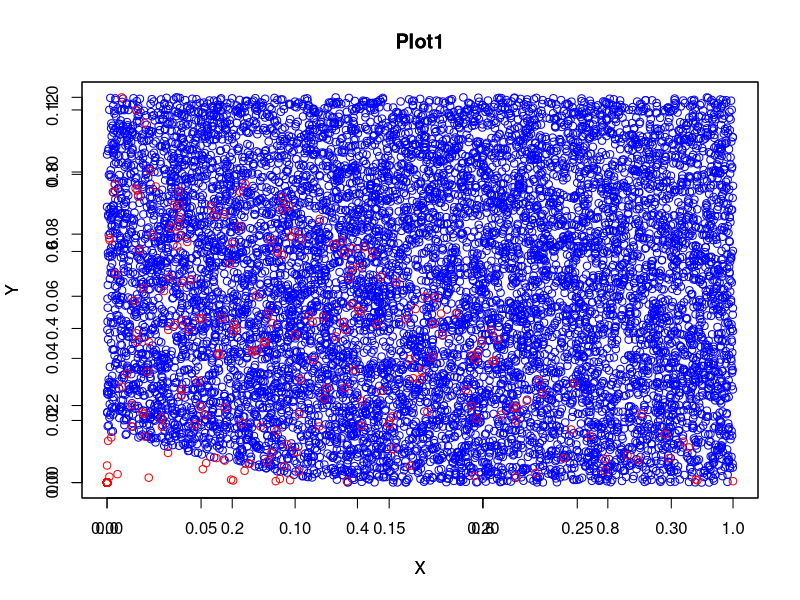

R code for this plot:
#########################################################
## Stat 202A - Homework 6
## Author: Peter Racioppo
## Date: 11/11/2019
## Description: See CCLE
#########################################################

#############################################################
## INSTRUCTIONS: Please fill in the missing lines of code
## only where specified. Do not change function names, 
## function inputs or outputs. You can add examples at the
## end of the script (in the "Optional examples" section) to 
## double-check your work, but MAKE SURE TO COMMENT OUT ALL 
## OF YOUR EXAMPLES BEFORE SUBMITTING.
##
## Very important: Do not use the function "setwd" anywhere
## in your code. If you do, I will be unable to grade your 
## work since R will attempt to change my working directory
## to one that does not exist.
#############################################################

##################################
## Function 1: QR decomposition ##
##################################

myQR <- function(A){
  
  ## Perform QR decomposition on the matrix A
  ## Input: 
  ## A, an n x m matrix
  
  ########################
  ## FILL IN CODE BELOW ##
  ########################  
  
  n = dim(A)[1]
  m = dim(A)[2]
  
  ## Choose Decomposition Method:
  ## 1 for Givens Rotations
  ## 2 for Householder Reflections
  method = 2
  
  if(method == 1){
    ## Using Givens Rotations:
    
    ## Computes the hypotenuse robustly:
    hypot <- function(a,b){
      x = max(abs(a), abs(b))
      y = min(abs(a), abs(b))
      if(x == 0){return(0)}
      t = y/x
      r = x*sqrt(1+t**2)
      return(r)
    }
    
    # Computes Givens Rotation Matrix:
    givens <- function(a,b){
      r = hypot(a,b)
      c = a/r
      s = -b/r
      Qi = matrix(c(c,-s,s,c), nrow = 2, ncol= 2)
      return(Qi)
    }
    
    # Performs QR Decomposition:
    Q = diag(n)
    R = A
    I = diag(n)
    for(j in 1:m){
      for(i in n:-1:(j+1)){
        Gi_t = givens(R[(i-1),j],R[i,j]) # Givens submatrix
        Gi = I # Initialize full Givens matrix
        Gi[(i-1):i,(i-1):i] = Gi_t # Insert 2x2 Givens submatrix
        Ri = matrix(c(R[(i-1),j],R[i,j])) # 2x1 vector to rotate
        R = sign(Ri[1])*round(t(Gi)%*%R,4) # Update R
        Q = round(Q%*%Gi,4) # Update Q
      }
    }
  }
  
  if(method == 2){
    ## Using Householder Reflections:
    R = A # Initialize R
    Q = diag(n) # Initialize Q
    Z = diag(n)*0 # Zero matrix
    
    for(i in 1:min(n,m)){
      xi = matrix(R[i:n,i]) # Lower triangular part of ith column of A
      Ii = diag(length(xi)) # Identity matrix of dimension n+1-i
      xi_n = norm(xi, type="2") # 2-norm of xi
      e1 = matrix(Ii[,1]) # Unit vector with 1 in first entry
      vi_t = xi + sign(xi[1])*xi_n*e1 # ith Householder vector
      c = 2/c(t(vi_t)%*%vi_t) # Constant
      Hi_t = Ii - c*vi_t%*%t(vi_t) # Householder reflection
      Hi = Z # Initialize Hi
      Hi[i:n,i:n] = Hi_t # Nest Hi_tilda in lower right of H_i
      if(i>1){
        Hi[1:i-1,1:i-1] = diag(i-1) # Set upper left of Hi to identity
      }
      Q = Q%*%Hi # Update Q
      R = Hi%*%R # Update R
    }
  }
  
  ## Function should output a list with Q.transpose and R
  ## Q is an orthogonal n x n matrix
  ## R is an upper triangular n x m matrix
  ## Q and R satisfy the equation: A = Q %*% R
  return(list("Q" = t(Q), "R" = R))
  
}

###############################################
## Function 2: Linear regression based on QR ##
###############################################

myLM <- function(X, Y){
  
  ## Perform the linear regression of Y on X
  ## Input: 
  ## X is an n x p matrix of explanatory variables
  ## Y is an n dimensional vector of responses
  ## Use myQR inside of this function
  
  ########################
  ## FILL IN CODE BELOW ##
  ########################  
  
  n = dim(X)[1] # Number of rows of data matrix
  p = dim(X)[2] # Number of columns of data matrix
  
  X_list = myQR(X) # Compute QR decomposition of X
  Q_t = X_list$Q # Get Q matrix
  R = X_list$R   # Get R matrix
  
  # We must solve R*b = Q_t*Y:
  RHS = Q_t%*%Y # Right-hand-side
  
  beta_ls = c(1:p)*0 # Initialize beta_ls
  beta_ls[p] = RHS[p]/R[p,p] # Last element of beta_ls
  # Compute elements of beta_ls from bottom up:
  for(i in (p-1):-1:1){
    beta_ls[i] = (RHS[i] - R[i,(i+1):p]%*%beta_ls[(i+1):p])/R[i,i]
  }
  
  ## Function returns the 1 x p vector beta_ls, notice this version do not add intercept.
  ## the least squares solution vector
  return(beta_ls)
  
}

######################################
## Function 3: Logistic regression  ##
######################################

## Expit/sigmoid function
expit <- function(x){
  1 / (1 + exp(-x))
}

myLogisticSolution <- function(X, Y){
  
  ########################
  ## FILL IN CODE BELOW ##
  ########################
  
  num_iter = 20 # Number of iterations
  m = dim(X)[1] # Number of rows of X
  ones = matrix(1, m, 1) # One vector
  X = cbind(ones,X) # Append one vector
  n = dim(X)[2] # Number of columns of X
  
  beta = matrix(0, n, 1) # Initialize weight matrix
  # Initialize loss function vector:
  L_vec = matrix(0, 1, num_iter)
  # Run Newton-Raphson:
  # beta_i+1 = beta_i + (t(X)*Vm*X)^-1 * (t(X)*(Y-p))
  for(i in 1:num_iter){
    p = expit(X%*%beta) # Probability
    Vm = diag(c(p*(1-p))) # Variance matrix
    M = t(X)%*%Vm%*%X
    xtyp = t(X)%*%(Y-p)
    
    # Use QR function to invert M:
    # M^-1 = R^-1 %*% Q_t
    M_list = myQR(M) # Compute QR decomposition of M
    Q_t = M_list$Q # Get Q matrix
    R = M_list$R   # Get R matrix
    Rt = t(R) # R transpose
    Rt_inv = Rt*0 # Initialize R transpose inverse
    # Compute R transpose inverse:
    for(k in 1:n){
      Rt_inv[k,k] = 1/Rt[k,k]
      if(k<n){
        for(i in (k+1):n){
          Rt_inv[i,k] = -Rt[i,k:(i-1)]%*%Rt_inv[k:(i-1),k]/Rt[i,i]
        }
      }
    }
    R_inv = t(Rt_inv) # R inverse
    M_inv = R_inv%*%Q_t # M inverse
    beta_m = beta # Weight matrix before update
    beta = beta + M_inv%*%xtyp # Update weight matrix
    L = t(log(p))%*%Y + t(log(1-p))%*%(1-Y) # Loss at ith step
    L_vec[i] = L # Append loss at ith step to vector
  }
  
  # beta = beta[-1] # Evidently, we don't want the intercept
  return(beta)
}

###################################################
## Function 4: Adaboost  ##
###################################################

myAdaboost <- function(x1, x2, y){
  
  ## Expit/sigmoid function
  expit <- function(x){
    1 / (1 + exp(-x))
  }
  
  ## Calculate Gradient
  grad <- function(X,Y,W,b){
    m = dim(X)[1]
    ones = matrix(1, 1, m) # One vector
    p = expit(X%*%W + b) # Probability
    db = as.numeric((1/m)*ones%*%(p-Y)) # Gradient
    return(db)
  }
  
  ## Gradient Descent
  gradient_descent <- function(X,Y,W,b,l_rate,num_iter){
    for(i in 1:num_iter){
      db = grad(X,Y,W,b) # Gradient at ith step
      bm = b # Save b value
      b = b - l_rate*db # Update b value
      # If change in b falls below tolerance, break
      if(abs(b-bm)<0.001){
        # print(i)
        # print("break")
        break
      }
    }
    return(b)
  }
  
  ## Create a random ensemble of weak classifiers:
  ensemble <- function(X,Y,range,n_ensmb){
    bt_vec = runif(n_ensmb)*range # Generate random y-intercept values
    # Generate random slopes:
    Wt_vec = matrix(c(runif(n_ensmb*2)),nrow=n_ensmb,ncol=2)
    for(i in 1:n_ensmb){
      # Run gradient descent on the y-intercept value:
      bt = bt_vec[i]
      Wt = Wt_vec[i,]
      bt = gradient_descent(X,Y,Wt,bt,l_rate,num_iter)
      Wt_vec[i,] = Wt
      bt_vec[i] = bt
    }
    alpha = matrix(1, 1, n_ensmb)/n_ensmb
    Ct = list("W_vec"=Wt_vec,"b_vec"=bt_vec,"alpha"=alpha)
    return(Ct)
  }
  
  ## Predict class
  predict <- function(X,Y,C){
    W_vec = C$W_vec
    b_vec = C$b_vec
    alpha = C$alpha
    n_m = length(alpha)
    p = 0
    for(i in 1:n_m){
      W = W_vec[i,]
      b = b_vec[i]
      p = p + expit(X%*%W + b)*alpha[i] # Probability
    }
    p = p/sum(alpha)
    Yp <- as.integer(p >= 0.5) # Choose majority probability
    Yp = 2*Yp - 1 # Change Yp to have 1s or -1s
    return(Yp)
  }
  
  ## Exponential Loss Function
  L_exp <- function(X,Y,C,At,s=1){
    alpha = C$alpha
    n_m = length(alpha)+1
    Yp = predict(X,Y,C)
    arg = -Yp*Y
    if(n_m==1){
      w = 1
    }
    if(n_m>1){
      w_vec = exp(arg)
      if(s==1){
        Yt = predict(X,Y,At)
        Yt = (Yt+1)/2
        Y = (Y+1)/2
        mask = abs(Y-Yt) # Zeros where they're the same
        Y = 2*Y - 1
        w_vec = w_vec*mask
      }
      w = sum(w_vec)
    }
    return(w)
  }
  
  ## Choose the weak classifier that minimizes the total weighted error
  Choose <- function(X,Y,C,Ct){
    Wt_vec = Ct$W_vec
    bt_vec = Ct$b_vec
    alpha_t = Ct$alpha
    n_r = length(alpha_t)
    w_vec = matrix(0,1,n_r)
    for(i in 1:n_r){
      Wt = matrix(Wt_vec[i,],nrow=1,ncol=2)
      bt = bt_vec[i]
      At = list("W_vec"=Wt,"b_vec"=bt,"alpha"=1)
      w = L_exp(X,Y,C,At)
      w_vec[i] = w
    }
    argmin = which.min(w_vec)
    Wt = matrix(Wt_vec[argmin,],nrow=1,ncol=2)
    bt = bt_vec[argmin]
    At = list("W_vec"=Wt,"b_vec"=bt,"alpha"=1)
    return(At)
  }
  
  ## Calculate the new weight
  New_Weight <- function(X,Y,C,At){
    num = L_exp(X,Y,C,At)
    denom = L_exp(X,Y,C,At,s=0)
    eps_m = num/denom
    alpha_m = (1/2)*log((1-eps_m)/eps_m)
    print(alpha_m)
    return(alpha_m)
  }
  
  ## Update Classifier
  Update_Classifier <- function(X,Y,C,At){
    alpha_m = as.numeric(New_Weight(X,Y,C,At))
    if(alpha_m>0){
      Wt_vec = At$W_vec
      bt_vec = At$b_vec
      W_vec = C$W_vec
      b_vec = C$b_vec
      alpha = C$alpha
      W_vec = rbind(W_vec,Wt_vec)
      b_vec = matrix(c(b_vec,as.numeric(bt_vec)))
      alpha = cbind(alpha,alpha_m)
      alpha = alpha/sum(alpha)
      C = list("W_vec"=W_vec,"b_vec"=b_vec,"alpha"=alpha)
    }
    return(C)
  }
  
  ## Preprocessing:
  X = cbind(matrix(x1),matrix(x2)) # Data matrix
  Y = matrix(y) # Class matrix
  Y = 2*Y - 1 # Change Y to have 1s or -1s
  
  ## Hyperparameters:
  l_rate = 0.25 # Learning rate
  num_iter = 200 # Number of iterations in gradient descent
  range = 5 # Range for random values
  n_ensmb = 15 # Number in the ensemble
  
  C = ensemble(X,Y,range,1)
  Yp = predict(X,Y,C)
  acc = (length(which((Y-Yp)==0)))/dim(Y)[1] # Accuracy
  print(acc)
  
  iter = 20
  L = matrix(0,1,iter)
  for(i in 1:iter){
    Ct = ensemble(X,Y,range,n_ensmb)
    At = Choose(X,Y,C,Ct)
    C = Update_Classifier(X,Y,C,At)
    L[i] = L_exp(X,Y,C,At)
  }
  
  Yp = predict(X,Y,C)
  acc = (length(which((Y-Yp)==0)))/dim(Y)[1] # Accuracy
  print(acc)
  
  yp = (Yp+1)/2
  plot(x1*yp,x2*yp,main="Plot1",xlab = 'X', ylab="Y",col="blue")
  par(new=T)
  plot(x1*(-yp+1),x2*(-yp+1),main="Plot1",xlab = 'X', ylab="Y",col="red")
  
  # print(L)
  # plot(c(0,170,340,500),c(9130, 8400, 5522, 4462))
  # lines(c(0,170,340,500),c(9130, 8400, 5522, 4462))
  
}

###################################################
## Function 5: XGBoost  ##
###################################################

myXGBoost <- function(x1, x2, y) {
  
  ## Expit/sigmoid function
  expit <- function(x){
    1 / (1 + exp(-x))
  }
  
  ## Calculate Gradient
  grad <- function(X,Y,W,b){
    m = dim(X)[1]
    ones = matrix(1, 1, m) # One vector
    p = expit(X%*%W + b) # Probability
    db = as.numeric((1/m)*ones%*%(p-Y)) # Gradient
    return(db)
  }
  
  ## Gradient Descent
  gradient_descent <- function(X,Y,W,b,l_rate,num_iter){
    for(i in 1:num_iter){
      db = grad(X,Y,W,b) # Gradient at ith step
      bm = b # Save b value
      b = b - l_rate*db # Update b value
      # If change in b falls below tolerance, break
      if(abs(b-bm)<0.001){
        # print(i)
        # print("break")
        break
      }
    }
    return(b)
  }
  
  ## Create a random ensemble of weak classifiers:
  ensemble <- function(X,Y,range,n_ensmb){
    bt_vec = runif(n_ensmb)*range # Generate random y-intercept values
    # Generate random slopes:
    Wt_vec = matrix(c(runif(n_ensmb*2)),nrow=n_ensmb,ncol=2)
    for(i in 1:n_ensmb){
      # Run gradient descent on the y-intercept value:
      bt = bt_vec[i]
      Wt = Wt_vec[i,]
      bt = gradient_descent(X,Y,Wt,bt,l_rate,num_iter)
      Wt_vec[i,] = Wt
      bt_vec[i] = bt
    }
    alpha = matrix(1, 1, n_ensmb)/n_ensmb
    Ct = list("W_vec"=Wt_vec,"b_vec"=bt_vec,"alpha"=alpha)
    return(Ct)
  }
  
  ## Predict class
  predict <- function(X,Y,C){
    W_vec = C$W_vec
    b_vec = C$b_vec
    alpha = C$alpha
    n_m = length(alpha)
    p = 0
    for(i in 1:n_m){
      W = W_vec[i,]
      b = b_vec[i]
      p = p + expit(X%*%W + b)*alpha[i] # Probability
    }
    p = p/sum(alpha)
    Yp <- as.integer(p >= 0.5) # Choose majority probability
    Yp = 2*Yp - 1 # Change Yp to have 1s or -1s
    return(Yp)
  }
  
  ## Loss Function
  Loss <- function(X,Y,C,At,s=1){
    alpha = C$alpha
    n_m = length(alpha)+1
    Yp = predict(X,Y,C)
    L = sum(abs(1-Yp*Y))
    return(L)
  }
  
  ## Choose the weak classifier that minimizes the total weighted error
  Choose <- function(X,Y,C,Ct){
    Wt_vec = Ct$W_vec
    bt_vec = Ct$b_vec
    alpha_t = Ct$alpha
    n_r = length(alpha_t)
    w_vec = matrix(0,1,n_r)
    for(i in 1:n_r){
      Wt = matrix(Wt_vec[i,],nrow=1,ncol=2)
      bt = bt_vec[i]
      At = list("W_vec"=Wt,"b_vec"=bt,"alpha"=1)
      w = Loss(X,Y,C,At)
      w_vec[i] = w
    }
    argmin = which.min(w_vec)
    Wt = matrix(Wt_vec[argmin,],nrow=1,ncol=2)
    bt = bt_vec[argmin]
    At = list("W_vec"=Wt,"b_vec"=bt,"alpha"=1)
    return(At)
  }
  
  ## Calculate the new weight
  New_Weight <- function(X,Y,C,At){
    L = Loss(X,Y,C,At)
    # gamma = 1
    gamma = runif(1)
    # Line search on gamma:
    # lr = 0.1
    # iter = 10
    # for(i in 1:iter){
    #   Lp = L + gamma*sum(Yp*Y<=1)
    #   if(Lp>=L){gamma=gamma-lr}
    #   if(Lp<L){gamma=gamma+lr}
    # }
    alpha_m = gamma*sum(Yp*Y<=1)
    return(alpha_m)
  }
  
  ## Update Classifier
  Update_Classifier <- function(X,Y,C,At){
    alpha_m = as.numeric(New_Weight(X,Y,C,At))
    if(alpha_m>0){
      Wt_vec = At$W_vec
      bt_vec = At$b_vec
      W_vec = C$W_vec
      b_vec = C$b_vec
      alpha = C$alpha
      W_vec = rbind(W_vec,Wt_vec)
      b_vec = matrix(c(b_vec,as.numeric(bt_vec)))
      alpha = cbind(alpha,alpha_m)
      alpha = alpha/sum(alpha)
      C = list("W_vec"=W_vec,"b_vec"=b_vec,"alpha"=alpha)
    }
    return(C)
  }
  
  ## Preprocessing:
  X = cbind(matrix(x1),matrix(x2)) # Data matrix
  Y = matrix(y) # Class matrix
  Y = 2*Y - 1 # Change Y to have 1s or -1s
  
  ## Hyperparameters:
  l_rate = 0.25 # Learning rate
  num_iter = 200 # Number of iterations in gradient descent
  range = 1 # Range for random values
  n_ensmb = 1 # Number in the ensemble
  
  C = ensemble(X,Y,range,1)
  Yp = predict(X,Y,C)
  acc = (length(which((Y-Yp)==0)))/dim(Y)[1] # Accuracy
  print("acc_i")
  print(acc)
  
  iter = 500
  L_vec = matrix(0,1,(iter+1))
  L_vec[1] = Loss(X,Y,C,At)
  print(L_vec[1])
  for(i in 1:iter){
    Ct = ensemble(X,Y,range,n_ensmb)
    At = Choose(X,Y,C,Ct)
    C_cand = Update_Classifier(X,Y,C,At)
    Yp = predict(X,Y,C_cand)
    L_cand = Loss(X,Y,C_cand,At)
    if(L_cand<L_vec[i]){
      C=C_cand
      L_vec[i+1] = L_cand
      print(L_vec[i+1])
    }
    if(L_cand>=L_vec[i]){
      L_vec[i+1] = L_vec[i]
    }
  }
  
  Yp = predict(X,Y,C)
  acc = (length(which((Y-Yp)==0)))/dim(Y)[1] # Accuracy
  print("acc_f=")
  print(acc)
  
  yp = (Yp+1)/2
  plot(x1*yp,x2*yp,main="Plot1",xlab = 'X', ylab="Y",col="blue")
  par(new=T)
  plot(x1*(-yp+1),x2*(-yp+1),main="Plot1",xlab = 'X', ylab="Y",col="red")
  # plot(c(0,170,340,500),c(9130, 8400, 5522, 4462))
  # lines(c(0,170,340,500),c(9130, 8400, 5522, 4462))
}

## Simulation

test <- function() {
  
  # Test (1)
  n <- 5000
  p <- 4

  X    <- matrix(rnorm(n * p), nrow = n)
  beta <- c(12,-2,-3, 4)
  Y    <- 1 * (runif(n) < expit(X %*% beta))

  # Our solution
  logistic_beta <- myLogisticSolution(X, Y)
  # print(logistic_beta)

  # R's solution
  coef(glm(Y ~ X + 0, family = binomial(link = 'logit')))
  
  # Test (2, 3)
  num_sample <- 10000
  
  # Draw from uniform distribution
  # (default is 0 to 1):
  x1 <- runif(num_sample)
  x2 <- runif(num_sample)
  y <- as.integer((x1^2+x2^2 < 1))
  
  myAdaboost(x1, x2, y)
  # myXGBoost(x1, x2, y)
}

###################################################

test()

